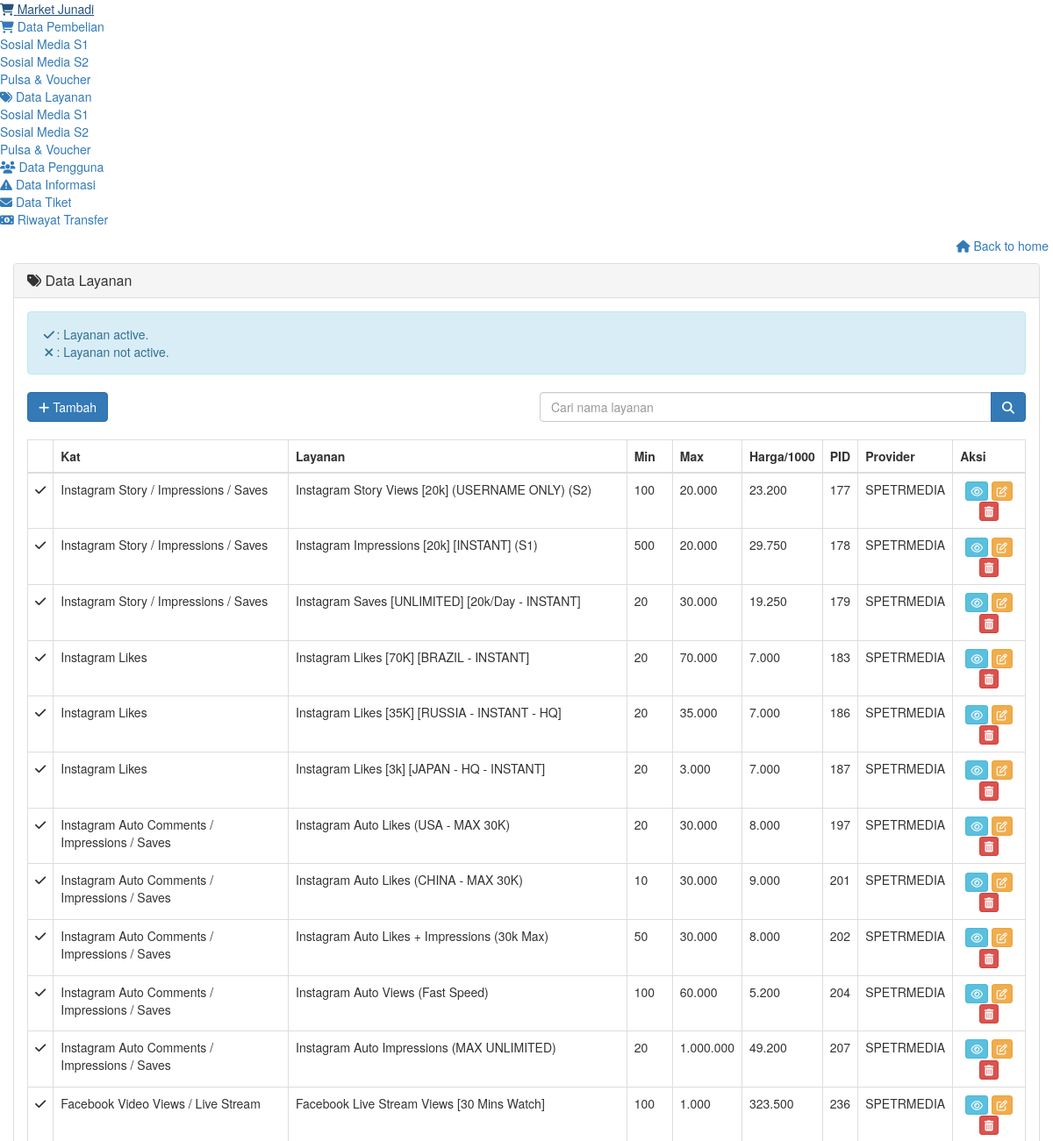
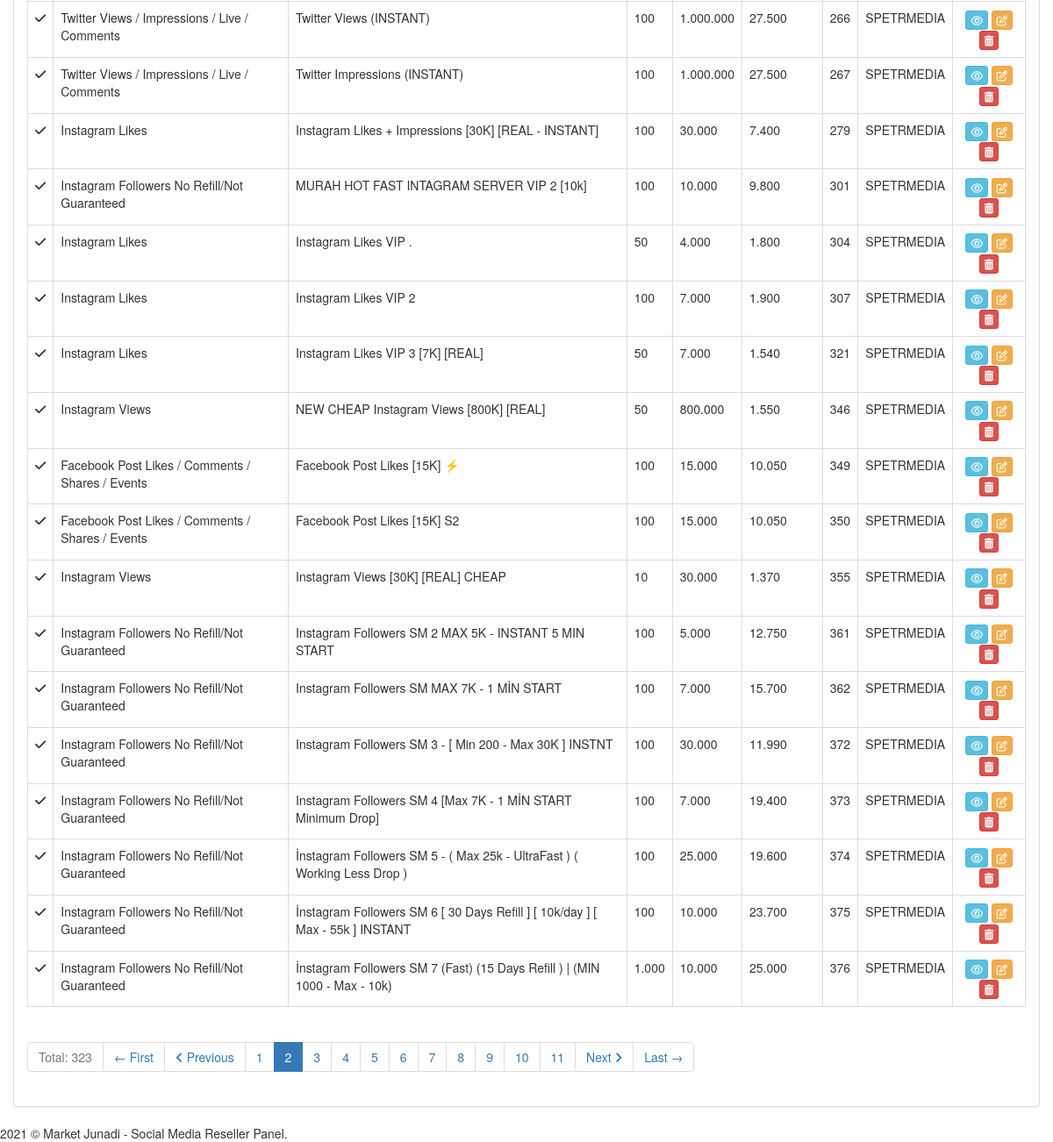
/Panel Admin/admin/services.php?page_no=2 (signed in), run on the app's committed database (2 pictures, top to bottom).
### tables this page shows
CREATE TABLE `services` (
  `id` int(10) NOT NULL,
  `sid` int(10) NOT NULL,
  `category` varchar(100) NOT NULL,
  `service` text NOT NULL,
  `note` text NOT NULL,
  `min` int(10) NOT NULL,
  `max` int(10) NOT NULL,
  `price` double NOT NULL,
  `status` enum('Active','Not active') NOT NULL,
  `pid` int(10) NOT NULL,
  `provider` varchar(50) NOT NULL
);

### Panel Admin/mainconfig.php (called while the page is built, shortened)
<?php
$cfg_webname = "Market Junadi - Social Media Reseller Panel";
$cfg_logo_txt = "Market Junadi";
$cfg_baseurl = "https://marketjunadi.my.id/Market/";

### Panel Admin/admin/services.php (the view, shortened to what this page needs)
<?php
require("../mainconfig.php");
if (isset($_SESSION['user'])) {
	$sess_username = $_SESSION['user']['username'];
	$check_user = mysqli_query($db, "SELECT * FROM users WHERE username = '$sess_username'");
	$data_user = mysqli_fetch_assoc($check_user);
	if (mysqli_num_rows($check_user) == 0) {
		header("Location: ".$cfg_baseurl."account/logout");
	} else if ($data_user['status'] == "Suspended") {
		header("Location: ".$cfg_baseurl."account/logout");
	} else if ($data_user['level'] != "Developers") {
		header("Location: ".$cfg_baseurl);
	} else {
				include("../lib/headeradmin.php");
?>
            <div class="row">
                <div class="col-lg-12">
                    <div class="panel panel-default animated fadeInDown">
                        <div class="panel-heading">
                           <h3 class="panel-title"><i class="fa fa-tags"></i> Data Layanan</h3>
                                </div>
                		<div class="panel-body">
											<div class="alert alert-info">
												<i class="fa fa-check fa-fw"></i>: Layanan active.<br />
												<i class="fa fa-times fa-fw"></i>: Layanan not active.
											</div>
											<div class="row">
										<div class="col-md-6">
											<a href="<?php echo $cfg_baseurl; ?>admin/service/add.php" class="btn btn-primary"><i class="fa fa-plus"></i> Tambah</a>
										</div>
										<div class="col-md-6">
											<form method="GET">
											<div class="input-group">
												<input type="text" name="search" class="form-control" placeholder="Cari nama layanan">
												<span class="input-group-btn">
													<button type="submit" class="btn btn-primary"><i class="fa fa-search"></i></button>
												</span>
											</div>
											</form>
										</div></div>
										<br />
										<div class="table-responsive">
											<table class="table table-bordered table-hover">
												<thead>
													<tr>
														<th></th>
														<th>Kat</th>
														<th>Layanan</th>
														<th>Min</th>
														<th>Max</th>
														<th>Harga/1000</th>
														<th>PID</th>
														<th>Provider</th>
														<th>Aksi</th>
													</tr>
												</thead>
												<tbody>
												<?php
if (isset($_GET['search'])) {
	$search = $_GET['search'];
	$query_list = "SELECT * FROM services WHERE service LIKE '%$search%' ORDER BY sid ASC";
} else {
	$query_list = "SELECT * FROM services ORDER BY sid ASC";
}
$records_per_page = 30;
$starting_position = 0;
if(isset($_GET["page_no"])) {
	$starting_position = ($_GET["page_no"]-1) * $records_per_page;
}
$new_query = $query_list." LIMIT $starting_position, $records_per_page";
$new_query = mysqli_query($db, $new_query);
												while ($data_show = mysqli_fetch_assoc($new_query)) {
												?>
													<tr>
														<td align="center"><?php if($data_show['status'] == "Active") { ?><i class="fa fa-check"></i><?php } else { ?><i class="fa fa-times"></i><?php } ?></td>
														<td><?php echo $data_show['category']; ?></td>
														<td><?php echo $data_show['service']; ?></td>
														<td><?php echo number_format($data_show['min'],0,',','.'); ?></td>
														<td><?php echo number_format($data_show['max'],0,',','.'); ?></td>
														<td><?php echo number_format($data_show['price'],0,',','.'); ?></td>
														<td><?php echo $data_show['pid']; ?></td>
														<td><?php echo $data_show['provider']; ?></td>
														<td align="center">
														<a href="<?php echo $cfg_baseurl; ?>admin/service/detail.php?sid=<?php echo $data_show['sid']; ?>" class="btn btn-xs btn-info btn-rounded"><i class="fa fa-eye"></i></a>
														<a href="<?php echo $cfg_baseurl; ?>admin/service/edit.php?sid=<?php echo $data_show['sid']; ?>" class="btn btn-xs btn-warning btn-rounded"><i class="fa fa-edit"></i></a>
														<a href="<?php echo $cfg_baseurl; ?>admin/service/delete.php?sid=<?php echo $data_show['sid']; ?>" class="btn btn-xs btn-danger btn-rounded"><i class="fa fa-trash"></i></a>
														</td>
													</tr>
												<?php
												}
												?>
												</tbody>
											</table>
											<ul class="pagination">
											<?php
$self = $_SERVER['PHP_SELF'];
$query_list = mysqli_query($db, $query_list);
$total_no_of_records = mysqli_num_rows($query_list);
echo "<li class='disabled'><a href='#'>Total: ".$total_no_of_records."</a></li>";
if($total_no_of_records > 0) {
	$total_no_of_pages = ceil($total_no_of_records/$records_per_page);
	$current_page = 1;
	if(isset($_GET["page_no"])) {
		$current_page = $_GET["page_no"];
	}
	if($current_page != 1) {
		$previous = $current_page-1;
		echo "<li><a href='".$self."?page_no=1'>← First</a></li>";
		echo "<li><a href='".$self."?page_no=".$previous."'><i class='fa fa-angle-left'></i> Previous</a></li>";
	}
	for($i=1; $i<=$total_no_of_pages; $i++) {
		if($i==$current_page) {
			echo "<li class='active'><a href='".$self."?page_no=".$i."'>".$i."</a></li>";
		} else {
			echo "<li><a href='".$self."?page_no=".$i."'>".$i."</a></li>";
		}
	}
	if($current_page!=$total_no_of_pages) {
		$next = $current_page+1;
		echo "<li><a href='".$self."?page_no=".$next."'>Next <i class='fa fa-angle-right'></i></a></li>";
		echo "<li><a href='".$self."?page_no=".$total_no_of_pages."'>Last →</a></li>";
	}
}
											?>
											</ul>
										</div>
									</div>
								</div>
							</div>
						</div>
<?php
	include("../lib/footer.php");
	}
} else {
	header("Location: ".$cfg_baseurl);
}
?>

### Panel Admin/lib/headeradmin.php (shortened to what this page needs)
<!DOCTYPE html>
<html lang="en">
<head>
        <link href="<?php echo $cfg_baseurl; ?>css/bootstrap.min.css" rel="stylesheet">
        <link href="<?php echo $cfg_baseurl; ?>css/bootstrap-reset.css" rel="stylesheet">
        <link href="<?php echo $cfg_baseurl; ?>css/animate.css" rel="stylesheet">
        <link href="<?php echo $cfg_baseurl; ?>assets/font-awesome/css/font-awesome.css" rel="stylesheet" />
        <link href="<?php echo $cfg_baseurl; ?>assets/ionicon/css/ionicons.min.css" rel="stylesheet" />
        <link rel="stylesheet" href="<?php echo $cfg_baseurl; ?>assets/morris/morris.css">
        <link href="<?php echo $cfg_baseurl; ?>assets/sweet-alert/sweet-alert.min.css" rel="stylesheet">
        <link href="<?php echo $cfg_baseurl; ?>css/style.css" rel="stylesheet">
        <link href="<?php echo $cfg_baseurl; ?>css/helper.css" rel="stylesheet">
        <link href="<?php echo $cfg_baseurl; ?>css/style-responsive.css" rel="stylesheet" />
    </head>
    <body>
        <aside class="left-panel">
            <div class="logo">
                <a href="<?php echo $cfg_baseurl; ?>" class="logo-expanded">
                    <i class="fa fa-shopping-cart"></i>
                    <span class="nav-label"><?php echo $cfg_logo_txt; ?></span>
                </a>
            </div>
            <nav class="navigation">
                <ul class="list-unstyled">
            <?php
            if (isset($_SESSION[ 'user'])) {
            ?>
            <?php
            if ($data_user[ 'level'] == "Developers") {
            ?>
                <li class="has-submenu">
                    <a href="#"><i class="fa fa-shopping-cart"></i> <span class="nav-label">Data Pembelian</span></a>
                    <ul class="list-unstyled">
                        <li><a href="<?php echo $cfg_baseurl; ?>admin/orders.php">Sosial Media S1</a></li>
                        <li><a href="<?php echo $cfg_baseurl; ?>admin/orderss.php">Sosial Media S2</a></li>
                        <li><a href="<?php echo $cfg_baseurl; ?>admin/orders_pulsa.php">Pulsa & Voucher</a></li>
                    </ul>
                </li>
                <li class="has-submenu">
                    <a href="#"><i class="fa fa-tags"></i> <span class="nav-label">Data Layanan</span></a>
                    <ul class="list-unstyled">
                        <li><a href="<?php echo $cfg_baseurl; ?>admin/services.php">Sosial Media S1</a></li>
                        <li><a href="<?php echo $cfg_baseurl; ?>admin/servicess.php">Sosial Media S2</a></li>
                        <li><a href="<?php echo $cfg_baseurl; ?>admin/services_pulsa.php">Pulsa & Voucher</a></li>
                    </ul>
                </li>
                <li>
                    <a href="<?php echo $cfg_baseurl; ?>admin/users.php"><i class="fa fa-users"></i> <span class="nav-label">Data Pengguna</span></a>
                </li>
                <li>
                    <a href="<?php echo $cfg_baseurl; ?>admin/informations.php"><i class="fa fa-warning"></i> <span class="nav-label">Data Informasi</span></a>
                </li>
                <li>
                    <a href="<?php echo $cfg_baseurl; ?>admin/tickets.php"><i class="fa fa-envelope"></i> <span class="nav-label">Data Tiket</span></a>
                </li>
                <li>
                    <a href="<?php echo $cfg_baseurl; ?>admin/transfer_history.php"><i class="fa fa-money"></i> <span class="nav-label">Riwayat Transfer</span></a>
                </li>
            <?php
            }
            ?>
            <?php
            }
            ?>
            </ul>
        </nav>
    </aside>
        <section class="content">
            <header class="top-head container-fluid">
                <ul class="list-inline navbar-right top-menu top-right-menu">
            <?php
            if (isset($_SESSION[ 'user'])) {
            ?>
            <li>
                <a href="<?php echo $cfg_baseurl; ?>"><i class="fa fa-home"></i> <span>Back to home</span></a>
            </li>
        </ul>
                    <?php
                    }
                    ?>
</header>
            <div class="wraper container-fluid">

### Panel Admin/lib/footer.php (shortened to what this page needs)
            </div>
            <footer class="footer">
                <?php echo date("Y"); ?> © <?php echo $cfg_webname; ?>.
            </footer>
        </section>
</body>
</html>

### data on the page
services: status "Active" (drawn), category "Instagram Story / Impressions / Saves", service "Instagram Story Views [20k] (USERNAME ONLY) (S2)", min "100", max "20.000", price "23.200", pid "177", provider "SPETRMEDIA"
services: status "Active" (drawn), category "Instagram Story / Impressions / Saves", service "Instagram Impressions [20k] [INSTANT] (S1)", min "500", max "20.000", price "29.750", pid "178", provider "SPETRMEDIA"
services: status "Active" (drawn), category "Instagram Story / Impressions / Saves", service "Instagram Saves [UNLIMITED] [20k/Day - INSTANT]", min "20", max "30.000", price "19.250", pid "179", provider "SPETRMEDIA"
services: status "Active" (drawn), category "Instagram Likes", service "Instagram Likes [70K] [BRAZIL - INSTANT]", min "20", max "70.000", price "7.000", pid "183", provider "SPETRMEDIA"
services: status "Active" (drawn), category "Instagram Likes", service "Instagram Likes [35K] [RUSSIA - INSTANT - HQ]", min "20", max "35.000", price "7.000", pid "186", provider "SPETRMEDIA"
services: status "Active" (drawn), category "Instagram Likes", service "Instagram Likes [3k] [JAPAN - HQ - INSTANT]", min "20", max "3.000", price "7.000", pid "187", provider "SPETRMEDIA"
services: status "Active" (drawn), category "Instagram Auto Comments / Impressions / Saves", service "Instagram Auto Likes (USA - MAX 30K)", min "20", max "30.000", price "8.000", pid "197", provider "SPETRMEDIA"
services: status "Active" (drawn), category "Instagram Auto Comments / Impressions / Saves", service "Instagram Auto Likes (CHINA - MAX 30K)", min "10", max "30.000", price "9.000", pid "201", provider "SPETRMEDIA"
services: status "Active" (drawn), category "Instagram Auto Comments / Impressions / Saves", service "Instagram Auto Likes + Impressions (30k Max)", min "50", max "30.000", price "8.000", pid "202", provider "SPETRMEDIA"
services: status "Active" (drawn), category "Instagram Auto Comments / Impressions / Saves", service "Instagram Auto Views (Fast Speed)", min "100", max "60.000", price "5.200", pid "204", provider "SPETRMEDIA"
services: status "Active" (drawn), category "Instagram Auto Comments / Impressions / Saves", service "Instagram Auto Impressions (MAX UNLIMITED)", min "20", max "1.000.000", price "49.200", pid "207", provider "SPETRMEDIA"
services: status "Active" (drawn), category "Facebook Video Views / Live Stream", service "Facebook Live Stream Views [30 Mins Watch]", min "100", max "1.000", price "323.500", pid "236", provider "SPETRMEDIA"
services: status "Active" (drawn), category "Twitter Views / Impressions / Live / Comments", service "Twitter Views (INSTANT)", min "100", max "1.000.000", price "27.500", pid "266", provider "SPETRMEDIA"
services: status "Active" (drawn), category "Twitter Views / Impressions / Live / Comments", service "Twitter Impressions (INSTANT)", min "100", max "1.000.000", price "27.500", pid "267", provider "SPETRMEDIA"
services: status "Active" (drawn), category "Instagram Likes", service "Instagram Likes + Impressions [30K] [REAL - INSTANT]", min "100", max "30.000", price "7.400", pid "279", provider "SPETRMEDIA"
services: status "Active" (drawn), category "Instagram Followers No Refill/Not Guaranteed", service "MURAH HOT FAST INTAGRAM SERVER VIP 2 [10k]", min "100", max "10.000", price "9.800", pid "301", provider "SPETRMEDIA"
services: status "Active" (drawn), category "Instagram Likes", service "Instagram Likes VIP .", min "50", max "4.000", price "1.800", pid "304", provider "SPETRMEDIA"
services: status "Active" (drawn), category "Instagram Likes", service "Instagram Likes VIP 2", min "100", max "7.000", price "1.900", pid "307", provider "SPETRMEDIA"
services: status "Active" (drawn), category "Instagram Likes", service "Instagram Likes VIP 3 [7K] [REAL]", min "50", max "7.000", price "1.540", pid "321", provider "SPETRMEDIA"
services: status "Active" (drawn), category "Instagram Views", service "NEW CHEAP Instagram Views [800K] [REAL]", min "50", max "800.000", price "1.550", pid "346", provider "SPETRMEDIA"
services: status "Active" (drawn), category "Facebook Post Likes / Comments / Shares / Events", service "Facebook Post Likes [15K] ⚡", min "100", max "15.000", price "10.050", pid "349", provider "SPETRMEDIA"
services: status "Active" (drawn), category "Facebook Post Likes / Comments / Shares / Events", service "Facebook Post Likes [15K] S2", min "100", max "15.000", price "10.050", pid "350", provider "SPETRMEDIA"
services: status "Active" (drawn), category "Instagram Views", service "Instagram Views [30K] [REAL] CHEAP", min "10", max "30.000", price "1.370", pid "355", provider "SPETRMEDIA"
services: status "Active" (drawn), category "Instagram Followers No Refill/Not Guaranteed", service "Instagram Followers SM 2 MAX 5K - INSTANT 5 MIN START", min "100", max "5.000", price "12.750", pid "361", provider "SPETRMEDIA"
services: status "Active" (drawn), category "Instagram Followers No Refill/Not Guaranteed", service "Instagram Followers SM MAX 7K - 1 MİN START", min "100", max "7.000", price "15.700", pid "362", provider "SPETRMEDIA"
services: status "Active" (drawn), category "Instagram Followers No Refill/Not Guaranteed", service "Instagram Followers SM 3 - [ Min 200 - Max 30K ] INSTNT", min "100", max "30.000", price "11.990", pid "372", provider "SPETRMEDIA"
services: status "Active" (drawn), category "Instagram Followers No Refill/Not Guaranteed", service "Instagram Followers SM 4 [Max 7K - 1 MİN START Minimum Drop]", min "100", max "7.000", price "19.400", pid "373", provider "SPETRMEDIA"
services: status "Active" (drawn), category "Instagram Followers No Refill/Not Guaranteed", service "İnstagram Followers SM 5 - ( Max 25k - UltraFast ) ( Working Less Drop )", min "100", max "25.000", price "19.600", pid "374", provider "SPETRMEDIA"
services: status "Active" (drawn), category "Instagram Followers No Refill/Not Guaranteed", service "İnstagram Followers SM 6 [ 30 Days Refill ] [ 10k/day ] [ Max - 55k ] INSTANT", min "100", max "10.000", price "23.700", pid "375", provider "SPETRMEDIA"
services: status "Active" (drawn), category "Instagram Followers No Refill/Not Guaranteed", service "İnstagram Followers SM 7 (Fast) (15 Days Refill ) | (MIN 1000 - Max - 10k)", min "1.000", max "10.000", price "25.000", pid "376", provider "SPETRMEDIA"

### other printed values
$cfg_logo_txt "Market Junadi"
$total_no_of_records "323"
$cfg_webname "Market Junadi - Social Media Reseller Panel"
